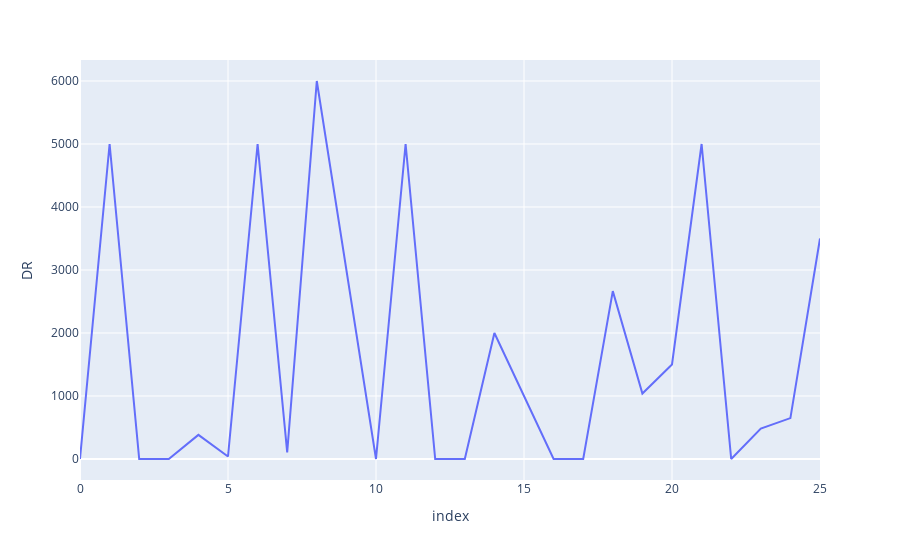

Source (notebook cell):
### Code cell
fig = px.line(Final_statm, y="DR")
fig.show()

### Figure 1 — Plotly figure (JSON) as saved in the notebook; plotly's stock layout.template omitted (floating-point values rounded to 4 significant figures)
{"data": [{"hovertemplate": "index=%{x}<br>DR=%{y}<extra></extra>", "legendgroup": "", "line": {"color": "#636efa", "dash": "solid"}, "marker": {"symbol": "circle"}, "mode": "lines", "name": "", "orientation": "v", "showlegend": false, "type": "scatter", "x": [0, 1, 2, 3, 4, 5, 6, 7, 8, 9, 10, 11, 12, 13, 14, 15, 16, 17, 18, 19, 20, 21, 22, 23, 24, 25], "xaxis": "x", "y": [0, 5000, 0, 0, 383, 40, 5000, 106.0, 6000, 3000, 0, 5000, 0, 0, 2000, 1000, 0, 0, 2665, 1040.0, 1500, 5000, 0, 481.4, 649, 3500], "yaxis": "y"}], "layout": {"legend": {"tracegroupgap": 0}, "margin": {"t": 60}, "xaxis": {"anchor": "y", "domain": [0, 1], "title": {"text": "index"}}, "yaxis": {"anchor": "x", "domain": [0, 1], "title": {"text": "DR"}}}}
